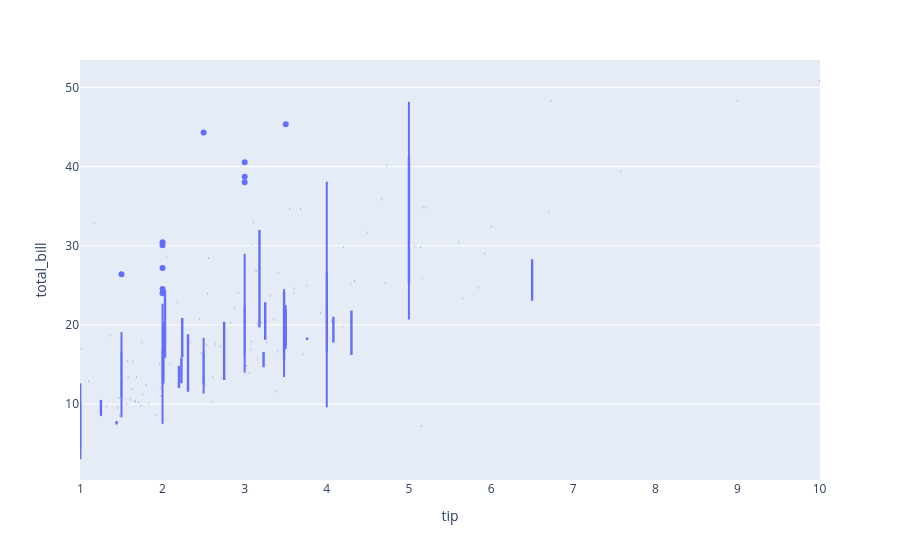

The notebook cell saved with this chart:
### Code cell
px.box(tips, x='tip',y='total_bill')

### Figure 1 — Plotly figure (JSON) as saved in the notebook; plotly's stock layout.template omitted (floating-point values rounded to 4 significant figures; data arrays with more than 128 entries replaced by an {"elided": "..."} marker saying what was removed)
{"data": [{"alignmentgroup": "True", "hovertemplate": "tip=%{x}<br>total_bill=%{y}<extra></extra>", "legendgroup": "", "marker": {"color": "#636efa"}, "name": "", "notched": false, "offsetgroup": "", "orientation": "v", "showlegend": false, "type": "box", "x": {"elided": "244 float values"}, "x0": " ", "xaxis": "x", "y": {"elided": "244 float values"}, "y0": " ", "yaxis": "y"}], "layout": {"boxmode": "group", "legend": {"tracegroupgap": 0}, "margin": {"t": 60}, "xaxis": {"anchor": "y", "domain": [0, 1], "title": {"text": "tip"}}, "yaxis": {"anchor": "x", "domain": [0, 1], "title": {"text": "total_bill"}}}}
